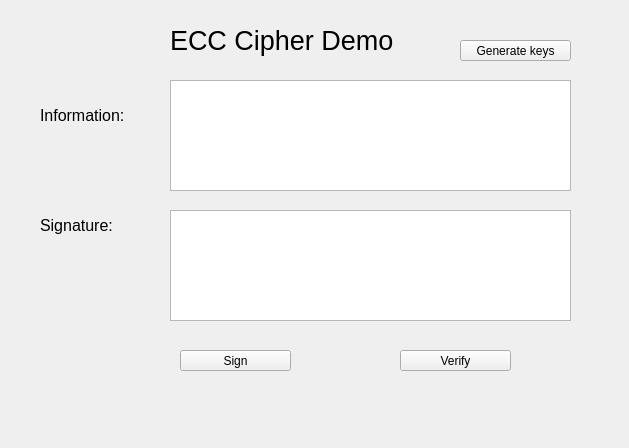
<?xml version="1.0" encoding="UTF-8"?>
<ui version="4.0">
 <class>Dialog</class>
 <widget class="QDialog" name="Dialog">
  <property name="geometry">
   <rect>
    <x>0</x>
    <y>0</y>
    <width>629</width>
    <height>448</height>
   </rect>
  </property>
  <property name="windowTitle">
   <string>Dialog</string>
  </property>
  <widget class="QLabel" name="label">
   <property name="geometry">
    <rect>
     <x>40</x>
     <y>90</y>
     <width>101</width>
     <height>51</height>
    </rect>
   </property>
   <property name="font">
    <font>
     <pointsize>12</pointsize>
    </font>
   </property>
   <property name="text">
    <string>Information:</string>
   </property>
  </widget>
  <widget class="QLabel" name="label_2">
   <property name="geometry">
    <rect>
     <x>40</x>
     <y>200</y>
     <width>111</width>
     <height>51</height>
    </rect>
   </property>
   <property name="font">
    <font>
     <pointsize>12</pointsize>
    </font>
   </property>
   <property name="text">
    <string>Signature:</string>
   </property>
  </widget>
  <widget class="QTextEdit" name="textEdit">
   <property name="geometry">
    <rect>
     <x>170</x>
     <y>80</y>
     <width>401</width>
     <height>111</height>
    </rect>
   </property>
  </widget>
  <widget class="QTextEdit" name="textEdit_2">
   <property name="geometry">
    <rect>
     <x>170</x>
     <y>210</y>
     <width>401</width>
     <height>111</height>
    </rect>
   </property>
  </widget>
  <widget class="QToolButton" name="toolButton">
   <property name="geometry">
    <rect>
     <x>460</x>
     <y>40</y>
     <width>111</width>
     <height>21</height>
    </rect>
   </property>
   <property name="text">
    <string>Generate keys</string>
   </property>
  </widget>
  <widget class="QToolButton" name="toolButton_2">
   <property name="geometry">
    <rect>
     <x>180</x>
     <y>350</y>
     <width>111</width>
     <height>21</height>
    </rect>
   </property>
   <property name="text">
    <string>Sign</string>
   </property>
  </widget>
  <widget class="QToolButton" name="toolButton_3">
   <property name="geometry">
    <rect>
     <x>400</x>
     <y>350</y>
     <width>111</width>
     <height>21</height>
    </rect>
   </property>
   <property name="text">
    <string>Verify</string>
   </property>
  </widget>
  <widget class="QLabel" name="label_3">
   <property name="geometry">
    <rect>
     <x>170</x>
     <y>20</y>
     <width>231</width>
     <height>41</height>
    </rect>
   </property>
   <property name="font">
    <font>
     <pointsize>20</pointsize>
    </font>
   </property>
   <property name="text">
    <string>ECC Cipher Demo</string>
   </property>
  </widget>
 </widget>
 <resources/>
 <connections/>
</ui>
